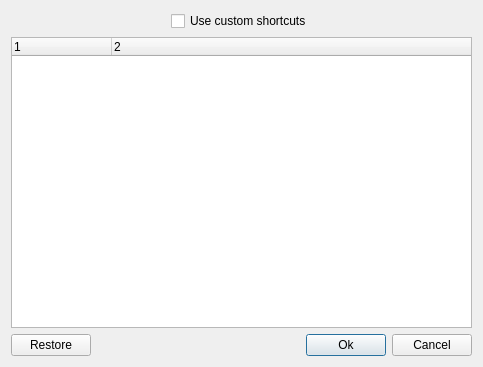
<?xml version="1.0" encoding="UTF-8"?>
<ui version="4.0">
 <class>GuiShortcutDialog</class>
 <widget class="QDialog" name="GuiShortcutDialog">
  <property name="windowModality">
   <enum>Qt::NonModal</enum>
  </property>
  <property name="geometry">
   <rect>
    <x>0</x>
    <y>0</y>
    <width>483</width>
    <height>367</height>
   </rect>
  </property>
  <property name="windowTitle">
   <string>Dialog</string>
  </property>
  <layout class="QGridLayout" name="gridLayout">
   <item row="0" column="0">
    <layout class="QHBoxLayout" name="horizontalLayout">
     <item>
      <spacer name="horizontalSpacer_2">
       <property name="orientation">
        <enum>Qt::Horizontal</enum>
       </property>
       <property name="sizeHint" stdset="0">
        <size>
         <width>40</width>
         <height>20</height>
        </size>
       </property>
      </spacer>
     </item>
     <item>
      <widget class="QCheckBox" name="mp_cbUseShortcuts">
       <property name="text">
        <string>Use custom shortcuts</string>
       </property>
      </widget>
     </item>
     <item>
      <spacer name="horizontalSpacer_3">
       <property name="orientation">
        <enum>Qt::Horizontal</enum>
       </property>
       <property name="sizeHint" stdset="0">
        <size>
         <width>40</width>
         <height>20</height>
        </size>
       </property>
      </spacer>
     </item>
    </layout>
   </item>
   <item row="1" column="0">
    <widget class="QTreeWidget" name="mp_twShortcuts">
     <property name="rootIsDecorated">
      <bool>true</bool>
     </property>
     <property name="columnCount">
      <number>2</number>
     </property>
     <column>
      <property name="text">
       <string notr="true">1</string>
      </property>
     </column>
     <column>
      <property name="text">
       <string notr="true">2</string>
      </property>
     </column>
    </widget>
   </item>
   <item row="2" column="0">
    <layout class="QHBoxLayout" name="horizontalLayout_2">
     <item>
      <widget class="QPushButton" name="mp_pbDefault">
       <property name="statusTip">
        <string>Restore default shortcuts</string>
       </property>
       <property name="text">
        <string>Restore</string>
       </property>
       <property name="autoDefault">
        <bool>false</bool>
       </property>
      </widget>
     </item>
     <item>
      <spacer name="horizontalSpacer">
       <property name="orientation">
        <enum>Qt::Horizontal</enum>
       </property>
       <property name="sizeHint" stdset="0">
        <size>
         <width>136</width>
         <height>20</height>
        </size>
       </property>
      </spacer>
     </item>
     <item>
      <widget class="QPushButton" name="mp_pbOk">
       <property name="text">
        <string>Ok</string>
       </property>
       <property name="autoDefault">
        <bool>false</bool>
       </property>
       <property name="default">
        <bool>true</bool>
       </property>
      </widget>
     </item>
     <item>
      <widget class="QPushButton" name="mp_pbCancel">
       <property name="text">
        <string>Cancel</string>
       </property>
       <property name="autoDefault">
        <bool>false</bool>
       </property>
      </widget>
     </item>
    </layout>
   </item>
  </layout>
 </widget>
 <tabstops>
  <tabstop>mp_cbUseShortcuts</tabstop>
  <tabstop>mp_twShortcuts</tabstop>
  <tabstop>mp_pbDefault</tabstop>
  <tabstop>mp_pbOk</tabstop>
  <tabstop>mp_pbCancel</tabstop>
 </tabstops>
 <resources/>
 <connections/>
</ui>
